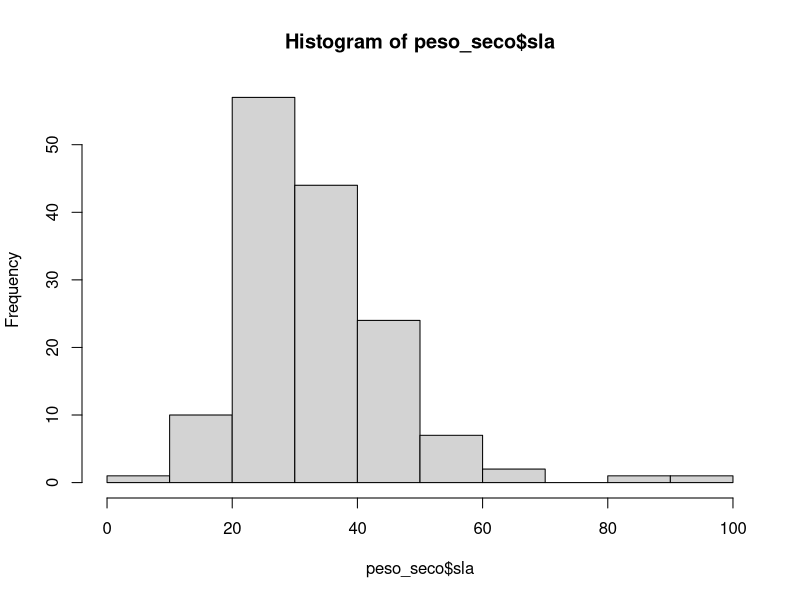
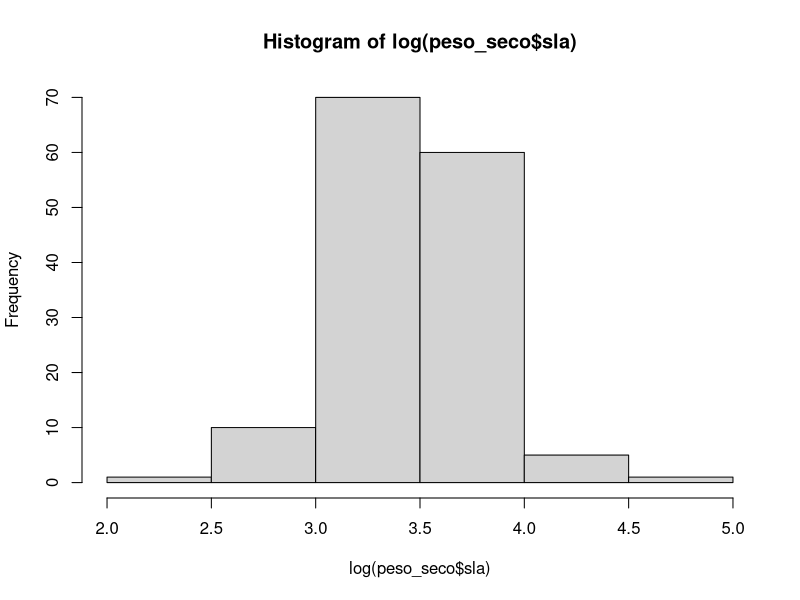

Generate these figures, in order, with R: (Note: this script raises an error after producing the figures.)
# Cargar bases

getwd()
library(readxl)
if(!require(tidyverse)){install.packages("tidyverse")}; library(tidyverse)
### es una funcion util para instalar y cargar paketes que se pueden necesitar o no. 
peso_seco <- read.csv("./db/peso_seco.csv")
tricomas <- read.csv("./db/tricomas.csv")




#################################################################################
###############  PROBANDO GRAFICAS EN R  ########################################
#################################################################################
head(peso_seco)
summary(peso_seco)
hist(peso_seco$sla) ### así queda con distribución sesgada
hist(log(peso_seco$sla)) ### así queda con distribucion normal

head(tricomas) 
summary(tricomas)

peso_seco %>% count(ID)
tricomas %>% count(ID)

tricomas %>% 
  group_by(ID, ciudad, ambiente) %>% 
  summarise(mean_trico = mean(leafMean, na.rm = T))

write.table(
  prom_trico, "./db/prom_tricomas.csv", 
  sep = ",", 
  col.names = T, row.names = F)

prom_tri <- read.csv("./db/prom_tricomas.csv")

plot(log(peso_seco$sla), prom_tri$tricomas)

### https://www.youtube.com/watch?v=BffAQZzbBms&t=3873s

########## Linear Regresion ##########

prueba1 <- glm(log(peso_seco$sla)~prom_tri$tricomas)
summary(prueba1)

prueba2 <- lm(log(peso_seco$sla)~prom_tri$tricomas)
summary(prueba2)
# residuals: la mediana está cerca del cero, parece que el cuartil 1 y 3 estan equidistantes.
# el modelo tiene intercepto (por eso salio significativo, lo cual es importante si me interesa hacer un modelo predictivo)
# el peso seco es marginalmente significativo (p>0.05)
# 2% de la variabilidad de los tricomas se explica por el peso seco (Multiple R-squared:  0.020).
anova(prueba2)
# sale el mismo vaor de F
confint(prueba2)
